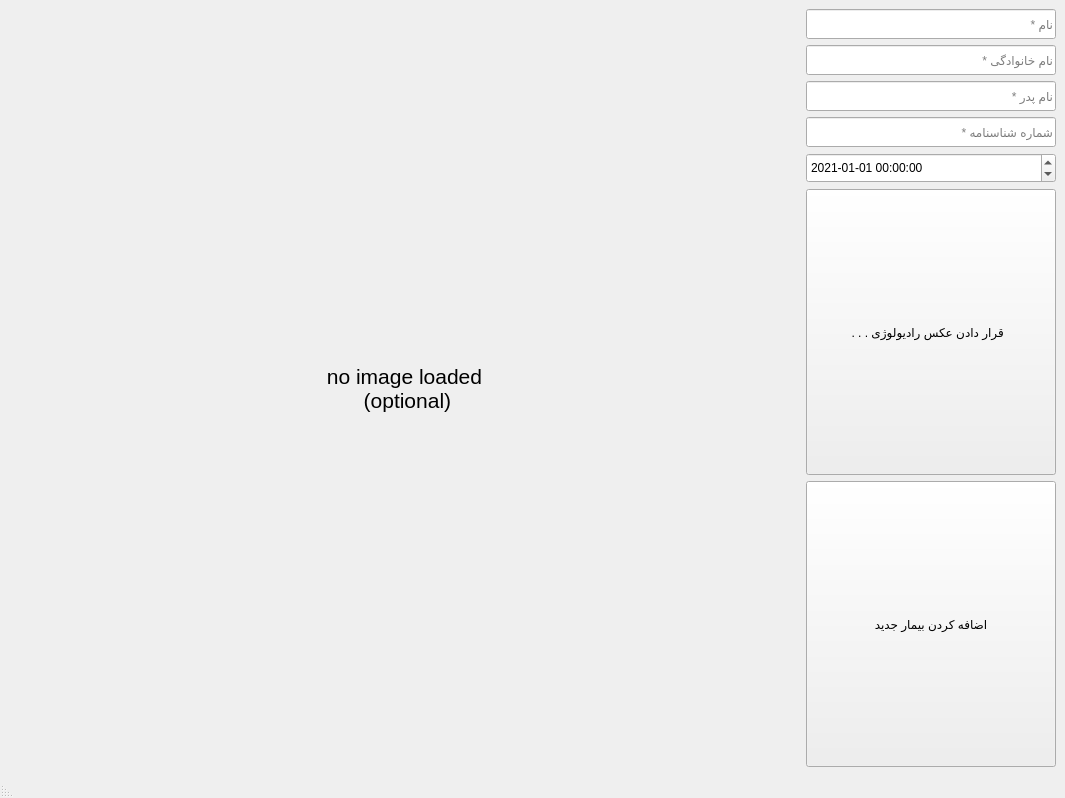
<?xml version="1.0" encoding="UTF-8"?>
<ui version="4.0">
 <class>MainWindow</class>
 <widget class="QMainWindow" name="MainWindow">
  <property name="geometry">
   <rect>
    <x>0</x>
    <y>0</y>
    <width>1065</width>
    <height>798</height>
   </rect>
  </property>
  <property name="windowTitle">
   <string>MainWindow</string>
  </property>
  <property name="layoutDirection">
   <enum>Qt::RightToLeft</enum>
  </property>
  <widget class="QWidget" name="centralwidget">
   <property name="layoutDirection">
    <enum>Qt::RightToLeft</enum>
   </property>
   <layout class="QHBoxLayout" name="horizontalLayout">
    <item>
     <layout class="QVBoxLayout" name="verticalLayout">
      <property name="sizeConstraint">
       <enum>QLayout::SetMinimumSize</enum>
      </property>
      <item alignment="Qt::AlignRight">
       <widget class="QLineEdit" name="first_name">
        <property name="sizePolicy">
         <sizepolicy hsizetype="Fixed" vsizetype="Minimum">
          <horstretch>30</horstretch>
          <verstretch>0</verstretch>
         </sizepolicy>
        </property>
        <property name="minimumSize">
         <size>
          <width>250</width>
          <height>30</height>
         </size>
        </property>
        <property name="maximumSize">
         <size>
          <width>16777215</width>
          <height>30</height>
         </size>
        </property>
        <property name="placeholderText">
         <string>نام *</string>
        </property>
       </widget>
      </item>
      <item alignment="Qt::AlignRight">
       <widget class="QLineEdit" name="last_name">
        <property name="sizePolicy">
         <sizepolicy hsizetype="Fixed" vsizetype="Minimum">
          <horstretch>0</horstretch>
          <verstretch>0</verstretch>
         </sizepolicy>
        </property>
        <property name="minimumSize">
         <size>
          <width>250</width>
          <height>0</height>
         </size>
        </property>
        <property name="maximumSize">
         <size>
          <width>16777215</width>
          <height>30</height>
         </size>
        </property>
        <property name="placeholderText">
         <string>نام خانوادگی *</string>
        </property>
       </widget>
      </item>
      <item alignment="Qt::AlignRight">
       <widget class="QLineEdit" name="father_name">
        <property name="sizePolicy">
         <sizepolicy hsizetype="Fixed" vsizetype="Minimum">
          <horstretch>0</horstretch>
          <verstretch>0</verstretch>
         </sizepolicy>
        </property>
        <property name="minimumSize">
         <size>
          <width>250</width>
          <height>0</height>
         </size>
        </property>
        <property name="maximumSize">
         <size>
          <width>16777215</width>
          <height>30</height>
         </size>
        </property>
        <property name="placeholderText">
         <string>نام پدر *</string>
        </property>
       </widget>
      </item>
      <item alignment="Qt::AlignRight">
       <widget class="QLineEdit" name="pass_id">
        <property name="sizePolicy">
         <sizepolicy hsizetype="Fixed" vsizetype="Minimum">
          <horstretch>0</horstretch>
          <verstretch>0</verstretch>
         </sizepolicy>
        </property>
        <property name="minimumSize">
         <size>
          <width>250</width>
          <height>0</height>
         </size>
        </property>
        <property name="maximumSize">
         <size>
          <width>16777215</width>
          <height>30</height>
         </size>
        </property>
        <property name="layoutDirection">
         <enum>Qt::LeftToRight</enum>
        </property>
        <property name="alignment">
         <set>Qt::AlignLeading|Qt::AlignLeft|Qt::AlignVCenter</set>
        </property>
        <property name="placeholderText">
         <string>شماره شناسنامه *</string>
        </property>
       </widget>
      </item>
      <item alignment="Qt::AlignRight">
       <widget class="QDateTimeEdit" name="visit_date">
        <property name="sizePolicy">
         <sizepolicy hsizetype="Fixed" vsizetype="Minimum">
          <horstretch>0</horstretch>
          <verstretch>0</verstretch>
         </sizepolicy>
        </property>
        <property name="minimumSize">
         <size>
          <width>250</width>
          <height>0</height>
         </size>
        </property>
        <property name="maximumSize">
         <size>
          <width>16777215</width>
          <height>30</height>
         </size>
        </property>
        <property name="layoutDirection">
         <enum>Qt::LeftToRight</enum>
        </property>
        <property name="locale">
         <locale language="English" country="UnitedStates"/>
        </property>
        <property name="alignment">
         <set>Qt::AlignLeading|Qt::AlignLeft|Qt::AlignVCenter</set>
        </property>
        <property name="dateTime">
         <datetime>
          <hour>0</hour>
          <minute>0</minute>
          <second>0</second>
          <year>2021</year>
          <month>1</month>
          <day>1</day>
         </datetime>
        </property>
        <property name="date">
         <date>
          <year>2021</year>
          <month>1</month>
          <day>1</day>
         </date>
        </property>
        <property name="currentSection">
         <enum>QDateTimeEdit::YearSection</enum>
        </property>
        <property name="displayFormat">
         <string>yyyy-MM-dd HH:mm:ss</string>
        </property>
       </widget>
      </item>
      <item alignment="Qt::AlignRight">
       <widget class="QPushButton" name="add_image">
        <property name="sizePolicy">
         <sizepolicy hsizetype="Minimum" vsizetype="Minimum">
          <horstretch>0</horstretch>
          <verstretch>0</verstretch>
         </sizepolicy>
        </property>
        <property name="minimumSize">
         <size>
          <width>250</width>
          <height>0</height>
         </size>
        </property>
        <property name="maximumSize">
         <size>
          <width>450</width>
          <height>16777215</height>
         </size>
        </property>
        <property name="text">
         <string>. . . قرار دادن عکس رادیولوژی  </string>
        </property>
       </widget>
      </item>
      <item>
       <widget class="QPushButton" name="add_record">
        <property name="sizePolicy">
         <sizepolicy hsizetype="Minimum" vsizetype="Minimum">
          <horstretch>250</horstretch>
          <verstretch>0</verstretch>
         </sizepolicy>
        </property>
        <property name="minimumSize">
         <size>
          <width>250</width>
          <height>0</height>
         </size>
        </property>
        <property name="maximumSize">
         <size>
          <width>250</width>
          <height>16777215</height>
         </size>
        </property>
        <property name="layoutDirection">
         <enum>Qt::RightToLeft</enum>
        </property>
        <property name="text">
         <string>اضافه کردن بیمار جدید</string>
        </property>
       </widget>
      </item>
     </layout>
    </item>
    <item>
     <layout class="QVBoxLayout" name="verticalLayout_2"/>
    </item>
    <item>
     <widget class="QLabel" name="ImageBox">
      <property name="sizePolicy">
       <sizepolicy hsizetype="Expanding" vsizetype="Expanding">
        <horstretch>0</horstretch>
        <verstretch>0</verstretch>
       </sizepolicy>
      </property>
      <property name="minimumSize">
       <size>
        <width>0</width>
        <height>0</height>
       </size>
      </property>
      <property name="maximumSize">
       <size>
        <width>16777215</width>
        <height>16777215</height>
       </size>
      </property>
      <property name="font">
       <font>
        <pointsize>16</pointsize>
       </font>
      </property>
      <property name="text">
       <string>no image loaded 
 (optional)</string>
      </property>
      <property name="alignment">
       <set>Qt::AlignCenter</set>
      </property>
      <property name="wordWrap">
       <bool>false</bool>
      </property>
     </widget>
    </item>
   </layout>
  </widget>
  <widget class="QMenuBar" name="menubar">
   <property name="geometry">
    <rect>
     <x>0</x>
     <y>0</y>
     <width>1065</width>
     <height>26</height>
    </rect>
   </property>
  </widget>
  <widget class="QStatusBar" name="statusbar"/>
 </widget>
 <resources/>
 <connections/>
</ui>
